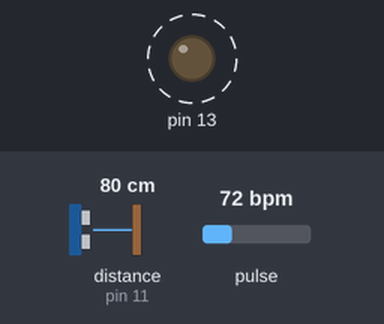
The sketch below on a simulated Arduino Uno, built with avr-gcc and run on an emulated ATmega328P. Parts: output pins drawn as LEDs (lit = HIGH). Dashed ring = blinking. Inputs (shaded band) come from the test bench; at power-on: pulse 72 bpm, distance to the obstacle (sensor on pin 11) 80 cm. The echo pulse lasts 58.3 µs per cm; what the sketch prints to the serial monitor is not drawn.

Above: at 1.2 s.
1.3 s: pulse set to 130 bpm
At 1.97 s:
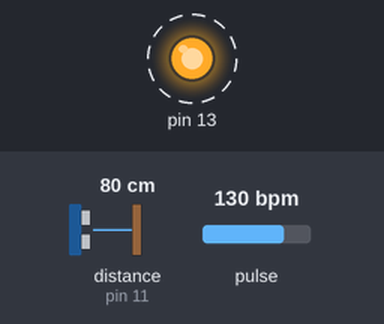
4.3 s: pulse set to 42 bpm
At 6.96 s:
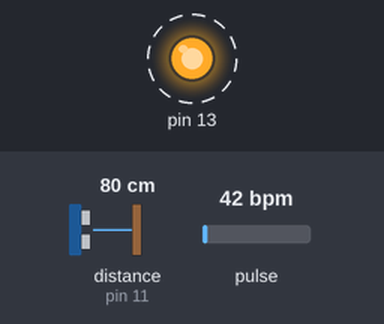
7.3 s: pulse set to 158 bpm
At 7.48 s:
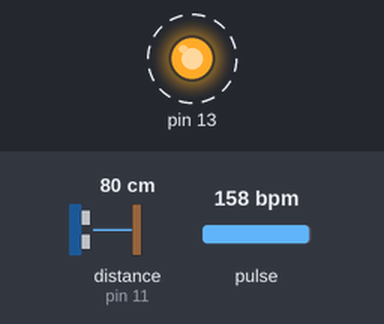
Timing chart, 0 to 16.3 s (numbered marks = the images above; inputs shaded):
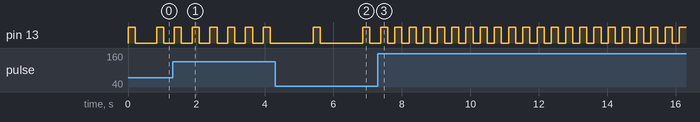

Measured:
- after the input at 1.3 s, pin 13: alternates HIGH for 0.21 s and LOW for 0.31 s, starting after 0.05 s
- after the input at 4.3 s, pin 13: alternates HIGH for 0.21 s and LOW for 1.2 s, starting after 1.1 s
- after the input at 7.3 s, pin 13: alternates HIGH for 0.21 s and LOW for 0.21 s, starting after 0.08 s
- by itself, pin 13: alternates HIGH for 0.21 s and LOW for 0.62 s

The sketch:

sensors.ino
```cpp
#define USE_ARDUINO_INTERRUPTS true    // Set-up low-level interrupts for most acurate BPM math.
#include <PulseSensorPlayground.h>     // Includes the PulseSensorPlayground Library.
#include <NewPing.h>

//  Pulse Sensor Variables
const int PulseWire = 0;      // PulseSensor PURPLE WIRE connected to ANALOG PIN 0
const int LED13 = 13;         // The on-board Arduino LED, close to PIN 13.
int Threshold = 550;          // Determine which Signal to "count as a beat" and which to ignore.
//  Distance Sensor Variables
const int trigger_pin = 12;   // Set pin generating the trigger to start the impulse
const int echo_pin = 11;      // Set pin receiving the echo signal
int max_distance = 50;        // Define a stable maximum distance to be used

// Initialize objects
PulseSensorPlayground pulseSensor;  // Creates an instance of the PulseSensorPlayground object called "pulseSensor"
NewPing distanceSensor(trigger_pin, echo_pin, max_distance); // Creates an instance of the NewPing object called "distanceSensor"


void setup() {

  Serial.begin(9600);          // Serial baud rate

  // Configure the PulseSensor object, by assigning our variables to it.
  pulseSensor.analogInput(PulseWire);
  pulseSensor.blinkOnPulse(LED13);       //auto-magically blink Arduino's LED with heartbeat.
  pulseSensor.setThreshold(Threshold);

  pulseSensor.begin();        // Initialize object
}

void loop() {

 int myBPM = pulseSensor.getBeatsPerMinute(); // Calls function on our pulseSensor object that returns BPM as an "int".
                                              // "myBPM" hold this BPM value now.
  Serial.print(distanceSensor.ping_cm());     // Serial print the measured distance in cm
  Serial.print("d");

  if (pulseSensor.sawStartOfBeat()) {         // Test to see if "a beat happened"
    Serial.print(myBPM);                      // and if true send value to serial port
    Serial.print("p");
  }

  delay(100);                    // good waiting time for this application

}
```
